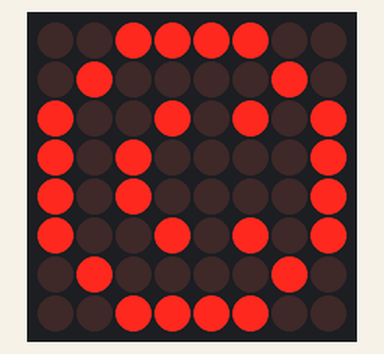
The sketch below on a simulated Arduino Uno, built with avr-gcc and run on an emulated ATmega328P. Parts: 8×8 LED matrix.

Above: at 0.1 s.

The sketch:

LED_matrix.ino
```cpp
#include <LedControl.h>   // 需下載 LedControl 函式庫
#define DIN 8   // 定義接DIN的腳位在8
#define CS 7    // 定義接CS的腳位在7
#define CLK 6   // 定義接CLK的腳位在6
#define Width 8   // 8*8矩陣
#define Height 8

LedControl LC = LedControl(DIN,CLK,CS,1);
// data pin/ clock pin/
// 決定是否要傳資料/ 連接幾個led矩陣

// 設定每個燈的亮暗 8*8次
void Update(int Map[Height][Width])
{
  for(int i=0; i<Height; i++)
  {
    for(int j=Width-1; j>=0; j--)
    {
      LC.setLed(0,j,i,Map[7-i][j]); // 更新亮暗
    }
  }
}

// 設定圖案
int On[8][8]={{0,0,1,1,1,1,0,0},
              {0,1,0,0,0,0,1,0},
              {1,0,1,0,0,1,0,1},
              {1,0,0,0,0,0,0,1},
              {1,0,1,0,0,1,0,1},
              {1,0,0,1,1,0,0,1},
              {0,1,0,0,0,0,1,0},
              {0,0,1,1,1,1,0,0}};

void setup()
{
  pinMode(DIN,OUTPUT);  // 設定DIN腳位為輸出模式
  pinMode(CS,OUTPUT);   // 設定CS腳位為輸出模式
  pinMode(CLK,OUTPUT);  // 設定CLK腳位為輸出模式

  LC.shutdown(0,false); // 供電
  LC.setIntensity(0,5); // 設定亮暗 (0~15)

  Update(On); // 更新圖案到顯示器上
}

void loop()
{
  // 如果只想讓他亮 → 進入迴圈，但不跑任何程式
}
```
